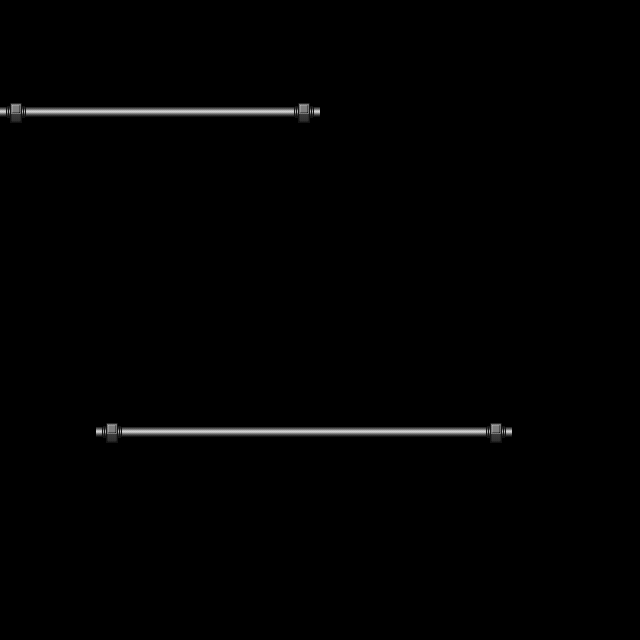

A level layout from a 2D game, rendered from its tile map. Below: a short description, then the map file with tile-grid data replaced by summaries:
An orthogonal 20x20 tile map with 32x32 px tiles, 1 tile layer (Ground).

<map version="1.0" orientation="orthogonal" width="20" height="20" tilewidth="32" tileheight="32">
 <tileset firstgid="1" name="Futuristic" tilewidth="32" tileheight="32">
  <image source="futuretiles.png" width="512" height="512" />
 </tileset>
 <layer name="Ground" width="20" height="20">
  <data>[400 cells, 23 non-empty, 2 distinct tile ids]</data>
 </layer>
</map>
